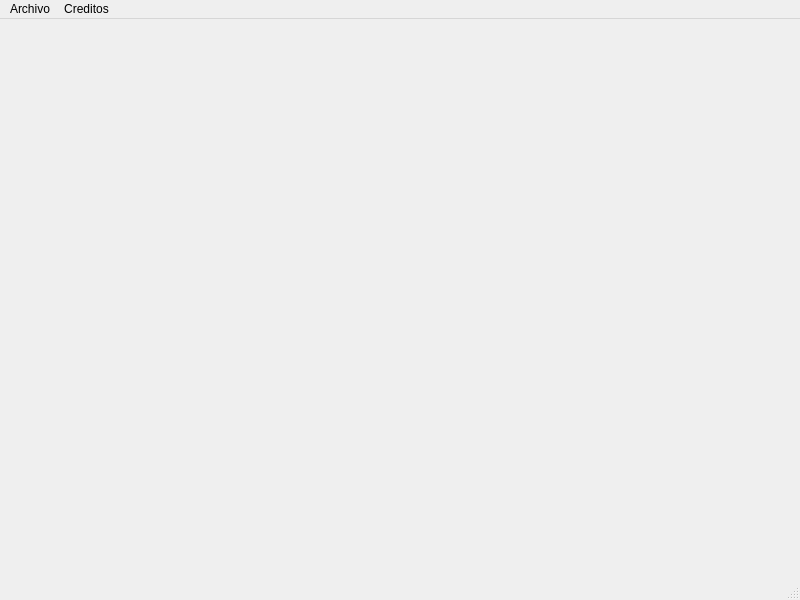
<?xml version="1.0" encoding="UTF-8"?>
<ui version="4.0">
 <class>main</class>
 <widget class="QMainWindow" name="main">
  <property name="geometry">
   <rect>
    <x>0</x>
    <y>0</y>
    <width>800</width>
    <height>600</height>
   </rect>
  </property>
  <property name="windowTitle">
   <string>BancoW-Transferencias</string>
  </property>
  <widget class="QWidget" name="centralwidget"/>
  <widget class="QMenuBar" name="menubar">
   <property name="geometry">
    <rect>
     <x>0</x>
     <y>0</y>
     <width>800</width>
     <height>23</height>
    </rect>
   </property>
   <widget class="QMenu" name="menuArchivo">
    <property name="title">
     <string>Archivo</string>
    </property>
    <addaction name="btnRegistrarTransferencias"/>
    <addaction name="btnReportarTransferencias"/>
    <addaction name="btnHistorialTransferencias"/>
   </widget>
   <widget class="QMenu" name="menuCreditos">
    <property name="title">
     <string>Creditos</string>
    </property>
    <addaction name="actionDesarrolladores"/>
   </widget>
   <addaction name="menuArchivo"/>
   <addaction name="menuCreditos"/>
  </widget>
  <widget class="QStatusBar" name="statusbar"/>
  <action name="actionDesarrolladores">
   <property name="text">
    <string>Desarrolladores</string>
   </property>
  </action>
  <action name="btnRegistrarTransferencias">
   <property name="text">
    <string>Registrar Transferencias</string>
   </property>
   <property name="shortcut">
    <string>Ctrl+R</string>
   </property>
  </action>
  <action name="btnReportarTransferencias">
   <property name="text">
    <string>Reportar Transferencias</string>
   </property>
  </action>
  <action name="btnHistorialTransferencias">
   <property name="text">
    <string>Historial de Transferencias</string>
   </property>
  </action>
 </widget>
 <resources/>
 <connections/>
</ui>
